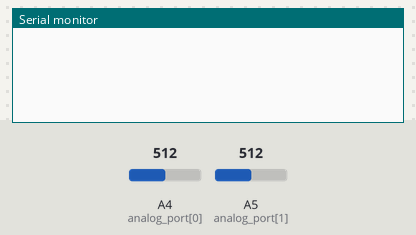
A sketch run on a simulated Arduino Uno, built with avr-gcc and run on an emulated ATmega328P. On the bench: the last lines printed to the serial monitor. Inputs (shaded band) come from the test bench; at power-on: A4 (analog_port[0]) = 512, A5 (analog_port[1]) = 512.

Above: at 1.2 s.
1.3 s: A4 (analog_port[0]) set to 610
At 2.5 s:
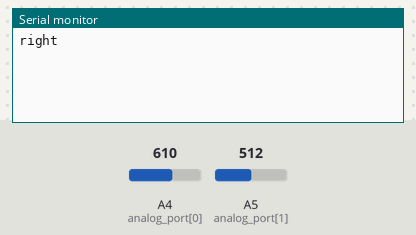
2.8 s: A5 (analog_port[1]) set to 610
At 3.7 s:
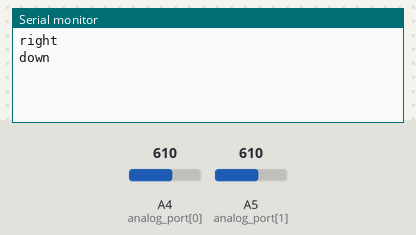
4.3 s: A4 (analog_port[0]) set to 390
At 4.8 s:
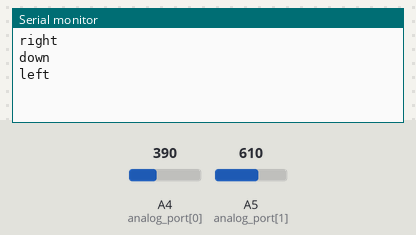
5.8 s: A5 (analog_port[1]) set to 390
At 7.1 s:
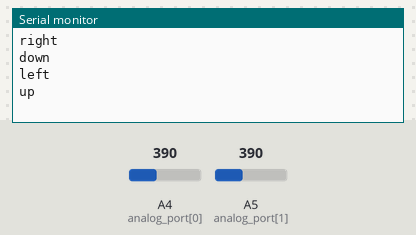

Measured:
- after the input at 1.3 s, the serial monitor: prints a new line at once (image 1)
- after the input at 2.8 s, the serial monitor: prints a new line at once (image 2)
- after the input at 4.3 s, the serial monitor: prints a new line at once (image 3)
- after the input at 5.8 s, the serial monitor: prints a new line at once (image 4)

The sketch:

joy.ino
```cpp
void setup() {
  Serial.begin(9600);
}

char x_flag_left = 0;
char x_flag_right = 0;

// void loop() {
//   int x_value = analogRead(A4);

//   if (x_value < 400) {

//     if(x_flag_left == 0) {
//       x_flag_left = 1;
//       Serial.println("left");
//     }

//   } else if(x_value > 600) {

//     if(x_flag_right == 0) {

//       x_flag_right = 1;
//       Serial.println("right");
//     }

//   } else {
//       x_flag_right= 0;
//       x_flag_left = 0;
//   }

//   delay(10);

// }


int analog_port[2] = { A4, A5 };
char flag_left[2] = { 0, 0 };
char flag_right[2] = { 0, 0 };


void loop() {
  for(int i = 0; i < 2; i++) {
    int value = analogRead(analog_port[i]);

    if (value < 400 && flag_left[i] == 0) {

      flag_left[i] = 1;
      if(i == 0) Serial.println("left");
      else if(i == 1) Serial.println("up");

    } else if(value > 600 && flag_right[i] == 0) {

      flag_right[i] = 1;
      if(i==0) Serial.println("right");
      else if(i == 1) Serial.println("down");

    } else if(value > 400 && value < 600) {
        flag_left[i] = 0;
        flag_right[i] = 0;
    }
    delay(5);
  }


}
```
